Frame 1 (no input): blank canvas, image omitted
Frame 60 (the mouse pressed at the canvas centre just before this capture): blank canvas, image omitted
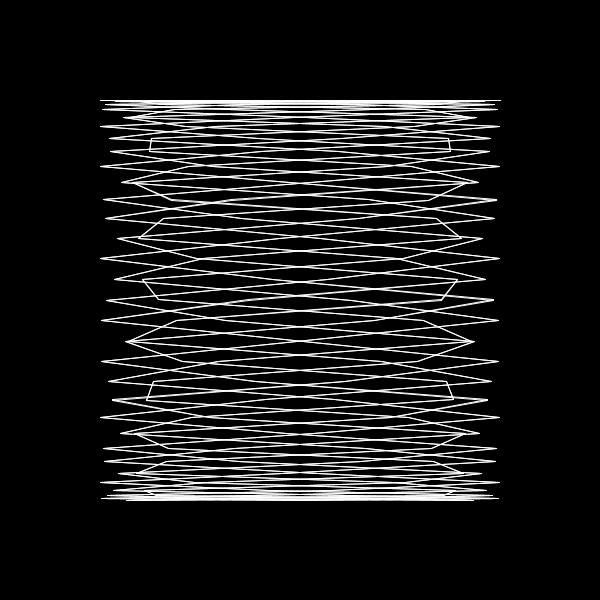
Frame 120 (the mouse held since frame 60 and released just before this capture)

The Processing sketch whose frames 1 and 60 were blank and that drew this single picture after the mouse press (run headless with seeded random() and noise(); from frame 60 on, the mouse is pressed at the canvas centre):

// Processing sketch: processing_16377
// ── processing_16377.pde

//[Sin/Cos]
//DESMA 2010 Interacitivy 28
//Stephen Ou

float r = 200.0;
float offset = 0;
int card = 0;
//float angle = 0.0;
//float speed = 0.05;


void setup()
{
  size(600,600);
  //smooth();
  noCursor();
}

void draw()
{


  //  noStroke();
  stroke(255);
  background(0);

  float a = int(noise(millis()/1200-7)*1200);
  float b = int(noise(millis()/1200+9)*1200);

  float c = map(mouseX, 0, width, 0,300);
  float d = map(mouseY, 0, height, 0,300);
  //  
  //  angle+= speed;
  //  
  //  float sinVal = sin(angle);
  //  float yoff = sinVal * 45;
  if(card == 0)
  {
    pushMatrix();
    translate(width/2, height/2);
    //  rotate(radians(millis()/60));
    //  scale(yoff/450.0 + 0.3);

    for(int i=1; i<361; i+=1)
    {
      float x = sin(c*radians(i-1)) * r;
      float y = cos(d*radians(i-1)) * r;
      float x1 = sin(c*radians(i)) * r;
      float y1 = cos(d*radians(i)) * r;

      //ellipse(200+x, 200+y, 2,2);
      line(offset+x1, offset+y1, offset+x, offset+y);
    }
    popMatrix();
  }
  else if(card == 1)
  {
    pushMatrix();
    translate(width/2, height/2);
    //  rotate(radians(millis()/60));
    //  scale(yoff/450.0 + 0.3);

    for(int i=1; i<361; i+=1)
    {
      float x = sin(a*radians(i-1)) * r;
      float y = cos(b*radians(i-1)) * r;
      float x1 = sin(a*radians(i)) * r;
      float y1 = cos(b*radians(i)) * r;

      //ellipse(200+x, 200+y, 2,2);
      line(offset+x1, offset+y1, offset+x, offset+y);
    }
    popMatrix();
  }

    //  noStroke();
    //  fill(255, 70);
    //  ellipse(mouseX, mouseY, 1.5, 1.5);
    println(c + "," + d);
  }
  
  
void mousePressed()
{
  if(card == 0)
  {
    card = 1;
  }
  else if(card == 1)
  {
    card = 0;
  }
}
